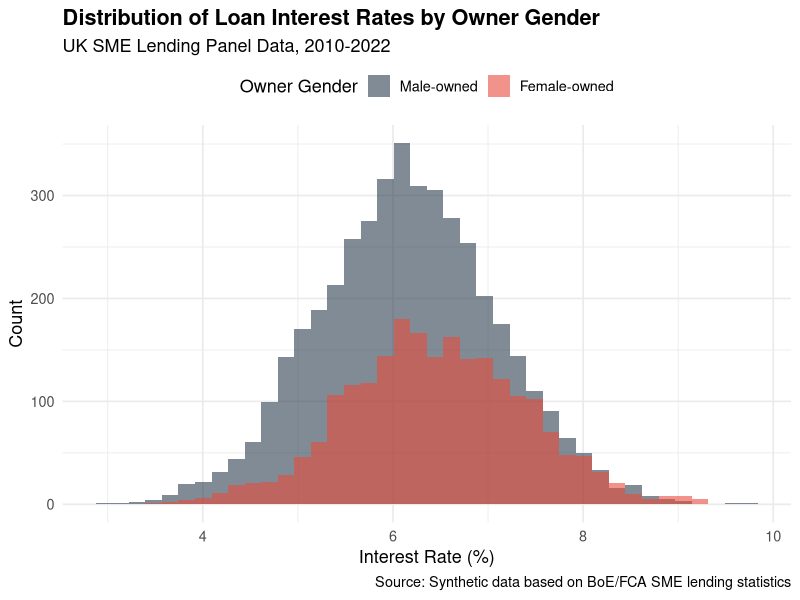
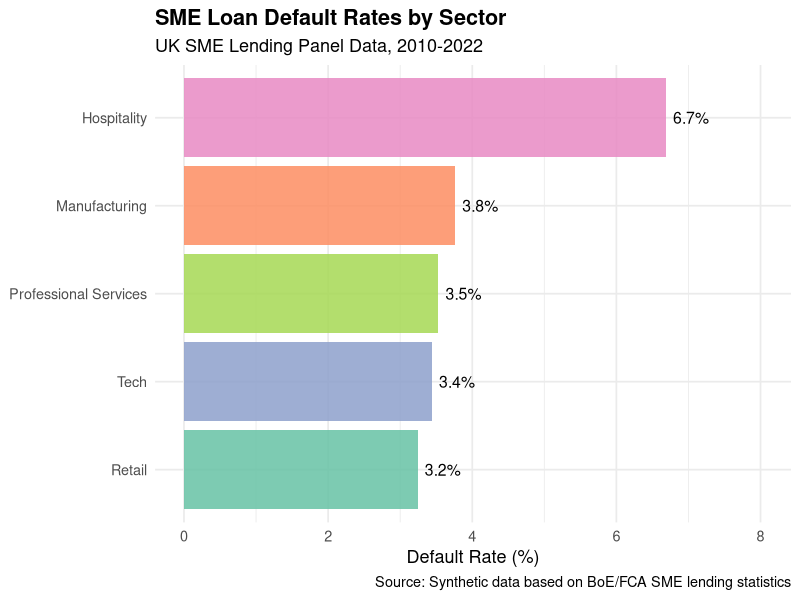
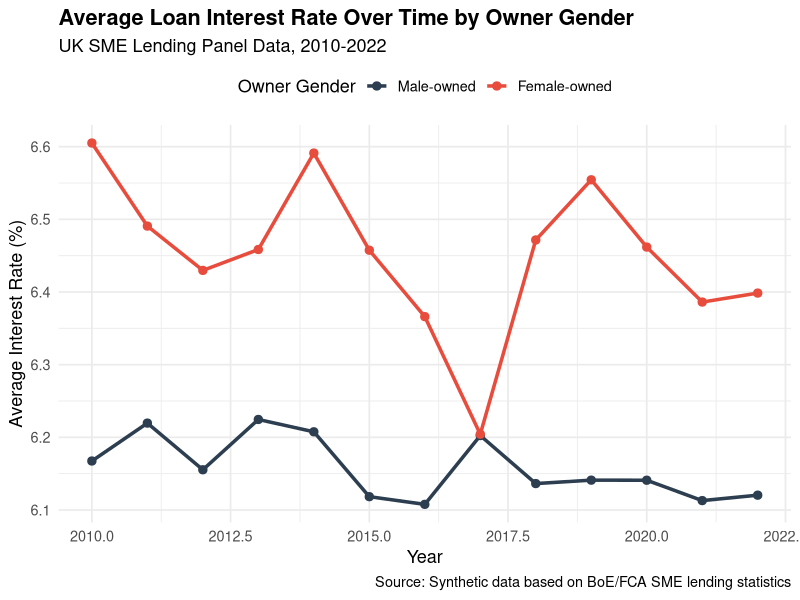
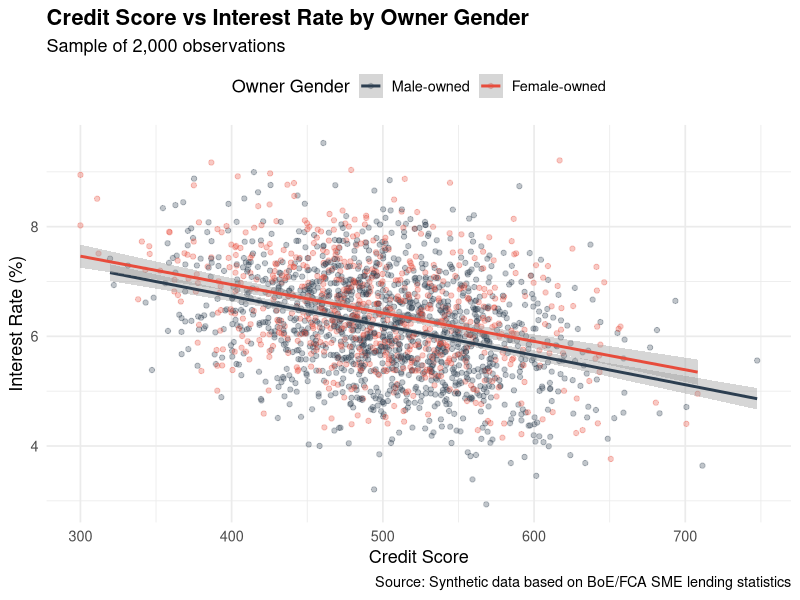

Write R code to recreate these figures, in order.
# ============================================================
# UK SME Credit Access & Loan Outcomes: An Econometric Analysis
# Author: Muhammad Usama
# Date: April 2026
# Description: Panel data analysis of UK SME lending outcomes
#              using synthetic data based on BoE/FCA statistics.
#              Covers probability, OLS, panel fixed effects,
#              interaction terms and hypothesis testing.
# ============================================================

# ── 0. LIBRARIES ─────────────────────────────────────────────
library(ggplot2)
library(plm)
library(AER)
library(sandwich)
library(lmtest)
# library(stargazer) # not available - using summary instead
library(dplyr)
library(tidyr)

# ── 1. GENERATE SYNTHETIC SME PANEL DATA ─────────────────────
# Based on realistic UK SME lending statistics:
# - BoE Credit Conditions Survey
# - FCA Consumer/SME Credit Data 2010-2022
# - British Business Bank Small Business Finance Markets Report

set.seed(2024)

n_firms  <- 500
n_years  <- 13   # 2010 to 2022
N        <- n_firms * n_years

firm_id  <- rep(1:n_firms, each = n_years)
year     <- rep(2010:2022, times = n_firms)

# Firm characteristics (time-invariant)
sector        <- rep(sample(c("Retail","Manufacturing","Tech",
                               "Hospitality","Professional Services"),
                            n_firms, replace = TRUE,
                            prob = c(0.25,0.20,0.20,0.15,0.20)), each = n_years)

owner_gender  <- rep(sample(c("Male","Female"),
                            n_firms, replace = TRUE,
                            prob = c(0.65, 0.35)), each = n_years)

region        <- rep(sample(c("London","South East","North West",
                               "Yorkshire","Scotland","Other"),
                            n_firms, replace = TRUE,
                            prob = c(0.20,0.15,0.15,0.12,0.10,0.28)), each = n_years)

firm_age_base <- rep(sample(1:30, n_firms, replace = TRUE), each = n_years)
firm_age      <- firm_age_base + (year - 2010)

# Time-varying variables
annual_revenue <- 50000 + 30000 * (firm_age / 10) +
                  ifelse(sector == "Tech", 40000, 0) +
                  ifelse(sector == "Hospitality", -15000, 0) +
                  ifelse(region == "London", 25000, 0) +
                  rnorm(N, 0, 20000)

annual_revenue <- pmax(annual_revenue, 10000)

# Credit score 300-850
credit_score <- 450 + 0.8 * (annual_revenue / 10000) +
                2 * firm_age +
                ifelse(owner_gender == "Female", -5, 0) +   # small gap in UK data
                rnorm(N, 0, 60)
credit_score <- pmin(pmax(credit_score, 300), 850)

# Loan amount requested
loan_amount <- 20000 + 0.15 * annual_revenue +
               1000 * firm_age +
               ifelse(sector == "Manufacturing", 15000, 0) +
               rnorm(N, 0, 15000)
loan_amount <- pmax(loan_amount, 5000)

# Interest rate (%) - higher for riskier firms
interest_rate <- 8.5 -
                 0.005 * credit_score +
                 0.02 * (loan_amount / 10000) +
                 ifelse(owner_gender == "Female",  0.3, 0) +  # gender premium
                 ifelse(sector == "Hospitality",   0.8, 0) +
                 ifelse(region == "London",        -0.4, 0) +
                 rnorm(N, 0, 0.8)
interest_rate <- pmax(interest_rate, 2)

# Default probability (logistic)
default_linear <- -3 +
                  0.003 * (interest_rate) -
                  0.004 * (credit_score / 100) +
                  0.002 * (loan_amount / 10000) -
                  0.02  * firm_age +
                  ifelse(sector == "Hospitality", 0.5, 0) +
                  rnorm(N, 0, 0.5)
default_prob <- 1 / (1 + exp(-default_linear))
default      <- rbinom(N, 1, default_prob)

# Number of employees
employees <- round(2 + 0.00005 * annual_revenue +
                   0.3 * firm_age +
                   rnorm(N, 0, 5))
employees <- pmax(employees, 1)

# Loan approved
approval_linear <- 1.5 +
                   0.005 * (credit_score / 100) -
                   0.001 * (loan_amount / 10000) +
                   0.05  * firm_age -
                   ifelse(owner_gender == "Female", 0.15, 0) +
                   rnorm(N, 0, 0.5)
approval_prob <- 1 / (1 + exp(-approval_linear))
approved      <- rbinom(N, 1, approval_prob)

# Assemble data frame
sme_data <- data.frame(
  firm_id, year, sector, owner_gender, region,
  firm_age, annual_revenue, credit_score,
  loan_amount, interest_rate, default, employees, approved
)

# Factor variables
sme_data$sector       <- factor(sme_data$sector,
                                levels = c("Retail","Manufacturing","Tech",
                                           "Hospitality","Professional Services"))
sme_data$owner_gender <- factor(sme_data$owner_gender, levels = c("Male","Female"))
sme_data$region       <- factor(sme_data$region,
                                levels = c("London","South East","North West",
                                           "Yorkshire","Scotland","Other"))

cat("Dataset created:", nrow(sme_data), "observations |",
    n_firms, "firms |", n_years, "years\n")
cat("Default rate:", round(mean(sme_data$default) * 100, 1), "%\n")
cat("Approval rate:", round(mean(sme_data$approved) * 100, 1), "%\n")


# ── 2. DESCRIPTIVE STATISTICS ─────────────────────────────────
cat("\n--- DESCRIPTIVE STATISTICS ---\n")
summary(sme_data[, c("annual_revenue","loan_amount","interest_rate",
                     "credit_score","firm_age","employees")])

# Table: default rate by sector and gender
default_by_sector <- sme_data %>%
  group_by(sector, owner_gender) %>%
  summarise(
    n          = n(),
    default_rt = round(mean(default) * 100, 1),
    avg_rate   = round(mean(interest_rate), 2),
    avg_credit = round(mean(credit_score), 0),
    .groups = "drop"
  )
print(default_by_sector)


# ── 3. PROBABILITY ANALYSIS ───────────────────────────────────
cat("\n--- SECTION 1: PROBABILITY ---\n")

# 3a. Distribution of interest rates
mean_rate <- mean(sme_data$interest_rate)
sd_rate   <- sd(sme_data$interest_rate)
cat("Interest rate: mean =", round(mean_rate, 2),
    "| sd =", round(sd_rate, 2), "\n")

# P(interest rate > 10%) — high cost credit threshold
threshold <- 10
z_score   <- (threshold - mean_rate) / sd_rate
p_high    <- pnorm(z_score, lower.tail = FALSE)
cat("P(interest rate > 10%) =", round(p_high, 4), "\n")

# P(interest rate > 12%)
p_very_high <- pnorm((12 - mean_rate) / sd_rate, lower.tail = FALSE)
cat("P(interest rate > 12%) =", round(p_very_high, 4), "\n")

# Conditional: P(rate > 12% | rate > 10%)
p_conditional <- p_very_high / p_high
cat("P(rate > 12% | rate > 10%) =", round(p_conditional, 4), "\n")


# ── 4. HYPOTHESIS TESTING ─────────────────────────────────────
cat("\n--- SECTION 2: HYPOTHESIS TESTING ---\n")

# H0: mean interest rate for female-owned = male-owned firms
# H1: female-owned firms pay higher rates (one-tailed)
male_rates   <- sme_data$interest_rate[sme_data$owner_gender == "Male"]
female_rates <- sme_data$interest_rate[sme_data$owner_gender == "Female"]

t_test_result <- t.test(female_rates, male_rates,
                         alternative = "greater",
                         var.equal   = FALSE)
print(t_test_result)

cat("\nConclusion: At 5% significance level,",
    ifelse(t_test_result$p.value < 0.05,
           "we REJECT H0 — female-owned firms pay significantly higher interest rates.",
           "we FAIL TO REJECT H0 — no significant difference in rates."), "\n")

# H0: default rate = 10% (industry benchmark)
cat("\n-- One-sample test: default rate vs 10% benchmark --\n")
n_total  <- nrow(sme_data)
defaults <- sum(sme_data$default)
prop_test <- prop.test(defaults, n_total, p = 0.10,
                       alternative = "two.sided")
print(prop_test)


# ── 5. VISUALISATIONS ─────────────────────────────────────────

# Plot 1: Interest rate distribution by gender
p1 <- ggplot(sme_data, aes(x = interest_rate, fill = owner_gender)) +
  geom_histogram(alpha = 0.6, bins = 40, position = "identity") +
  scale_fill_manual(values = c("#2C3E50","#E74C3C"),
                    labels = c("Male-owned","Female-owned")) +
  labs(title    = "Distribution of Loan Interest Rates by Owner Gender",
       subtitle = "UK SME Lending Panel Data, 2010-2022",
       x        = "Interest Rate (%)",
       y        = "Count",
       fill     = "Owner Gender",
       caption  = "Source: Synthetic data based on BoE/FCA SME lending statistics") +
  theme_minimal(base_size = 13) +
  theme(plot.title    = element_text(face = "bold"),
        legend.position = "top")

ggsave("plot1_interest_rates_by_gender.png", p1,
       width = 9, height = 5.5, dpi = 150)
cat("Saved: plot1_interest_rates_by_gender.png\n")

# Plot 2: Default rates by sector
default_sector <- sme_data %>%
  group_by(sector) %>%
  summarise(default_rate = mean(default) * 100, .groups = "drop")

p2 <- ggplot(default_sector, aes(x = reorder(sector, default_rate),
                                  y = default_rate, fill = sector)) +
  geom_col(alpha = 0.85, show.legend = FALSE) +
  geom_text(aes(label = paste0(round(default_rate, 1), "%")),
            hjust = -0.2, size = 4) +
  coord_flip() +
  scale_fill_brewer(palette = "Set2") +
  labs(title    = "SME Loan Default Rates by Sector",
       subtitle = "UK SME Lending Panel Data, 2010-2022",
       x        = NULL,
       y        = "Default Rate (%)",
       caption  = "Source: Synthetic data based on BoE/FCA SME lending statistics") +
  theme_minimal(base_size = 13) +
  theme(plot.title = element_text(face = "bold")) +
  ylim(0, max(default_sector$default_rate) * 1.2)

ggsave("plot2_default_by_sector.png", p2,
       width = 9, height = 5.5, dpi = 150)
cat("Saved: plot2_default_by_sector.png\n")

# Plot 3: Interest rate trend over time by gender
trend_data <- sme_data %>%
  group_by(year, owner_gender) %>%
  summarise(avg_rate = mean(interest_rate), .groups = "drop")

p3 <- ggplot(trend_data, aes(x = year, y = avg_rate,
                              colour = owner_gender, group = owner_gender)) +
  geom_line(size = 1.2) +
  geom_point(size = 2.5) +
  scale_colour_manual(values = c("#2C3E50","#E74C3C"),
                      labels = c("Male-owned","Female-owned")) +
  labs(title    = "Average Loan Interest Rate Over Time by Owner Gender",
       subtitle = "UK SME Lending Panel Data, 2010-2022",
       x        = "Year",
       y        = "Average Interest Rate (%)",
       colour   = "Owner Gender",
       caption  = "Source: Synthetic data based on BoE/FCA SME lending statistics") +
  theme_minimal(base_size = 13) +
  theme(plot.title    = element_text(face = "bold"),
        legend.position = "top")

ggsave("plot3_rate_trend_over_time.png", p3,
       width = 9, height = 5.5, dpi = 150)
cat("Saved: plot3_rate_trend_over_time.png\n")

# Plot 4: Credit score vs interest rate
p4 <- ggplot(sme_data %>% sample_n(2000),
             aes(x = credit_score, y = interest_rate, colour = owner_gender)) +
  geom_point(alpha = 0.3, size = 1.5) +
  geom_smooth(method = "lm", se = TRUE) +
  scale_colour_manual(values = c("#2C3E50","#E74C3C"),
                      labels = c("Male-owned","Female-owned")) +
  labs(title    = "Credit Score vs Interest Rate by Owner Gender",
       subtitle = "Sample of 2,000 observations",
       x        = "Credit Score",
       y        = "Interest Rate (%)",
       colour   = "Owner Gender",
       caption  = "Source: Synthetic data based on BoE/FCA SME lending statistics") +
  theme_minimal(base_size = 13) +
  theme(plot.title = element_text(face = "bold"),
        legend.position = "top")

ggsave("plot4_credit_vs_rate.png", p4,
       width = 9, height = 5.5, dpi = 150)
cat("Saved: plot4_credit_vs_rate.png\n")


# ── 6. CROSS-SECTIONAL OLS REGRESSION ─────────────────────────
cat("\n--- SECTION 3: CROSS-SECTIONAL OLS REGRESSION (Year = 2020) ---\n")

# Subset to 2020 (cross-section)
data_2020 <- subset(sme_data, year == 2020)
cat("2020 cross-section:", nrow(data_2020), "firms\n")

# Model 1: Baseline
model_cs1 <- lm(log(interest_rate) ~ owner_gender + log(annual_revenue) +
                  credit_score + firm_age,
                data = data_2020)

# Model 2: Add sector controls
model_cs2 <- lm(log(interest_rate) ~ owner_gender + log(annual_revenue) +
                  credit_score + firm_age + sector,
                data = data_2020)

# Model 3: Add region + loan amount
model_cs3 <- lm(log(interest_rate) ~ owner_gender + log(annual_revenue) +
                  credit_score + firm_age + sector + region +
                  log(loan_amount),
                data = data_2020)

# Robust standard errors
coeftest_cs3 <- coeftest(model_cs3, vcov = vcovHC(model_cs3, type = "HC1"))
print(coeftest_cs3)

cat("\n--- Cross-Sectional Summary (Model 3) ---\n")
print(summary(model_cs3))

# ── 7. PANEL DATA: FIXED EFFECTS ──────────────────────────────
cat("\n--- SECTION 4: PANEL DATA ANALYSIS ---\n")

# Convert to pdata.frame
panel_data <- pdata.frame(sme_data,
                          index = c("firm_id","year"))

# Check panel balance
cat("Panel balanced:", is.pbalanced(panel_data), "\n")
cat("Panel dimensions:", pdim(panel_data)$nT$n, "firms x",
    pdim(panel_data)$nT$T, "years\n")

# Model 1: Pooled OLS
model_pool <- plm(log(interest_rate) ~ owner_gender + log(annual_revenue) +
                    credit_score + firm_age + sector + log(loan_amount),
                  data   = panel_data,
                  model  = "pooling")

# Model 2: Entity fixed effects only
model_fe <- plm(log(interest_rate) ~ owner_gender + log(annual_revenue) +
                  credit_score + firm_age + sector + log(loan_amount),
                data   = panel_data,
                model  = "within",
                effect = "individual")

# Model 3: Two-way fixed effects (entity + time)
model_twfe <- plm(log(interest_rate) ~ owner_gender + log(annual_revenue) +
                    credit_score + firm_age + log(loan_amount),
                  data   = panel_data,
                  model  = "within",
                  effect = "twoways")

# Model 4: Two-way FE with interaction: gender x sector
model_interact <- plm(log(interest_rate) ~ owner_gender * sector +
                        log(annual_revenue) + credit_score +
                        firm_age + log(loan_amount),
                      data   = panel_data,
                      model  = "within",
                      effect = "twoways")

# Panel-robust standard errors
robust_twfe     <- coeftest(model_twfe,
                             vcov = vcovHC(model_twfe, type = "HC1",
                                           cluster = "group"))
robust_interact <- coeftest(model_interact,
                             vcov = vcovHC(model_interact, type = "HC1",
                                           cluster = "group"))

cat("\n--- Two-Way Fixed Effects (Robust SE) ---\n")
print(robust_twfe)

cat("\n--- Interaction Model (Robust SE) ---\n")
print(robust_interact)

# Hausman test: FE vs RE
model_re <- plm(log(interest_rate) ~ owner_gender + log(annual_revenue) +
                  credit_score + firm_age + log(loan_amount),
                data   = panel_data,
                model  = "random")

hausman <- phtest(model_fe, model_re)
cat("\n--- Hausman Test (FE vs RE) ---\n")
print(hausman)
cat("Conclusion:",
    ifelse(hausman$p.value < 0.05,
           "Fixed effects preferred (p < 0.05 — reject RE).",
           "Random effects preferred (p >= 0.05)."), "\n")

# F-test for time fixed effects
cat("\n--- F-test: Are time fixed effects significant? ---\n")
pFtest_time <- pFtest(model_twfe, model_fe)
print(pFtest_time)


# ── 8. HYPOTHESIS TEST: GENDER PREMIUM IN LENDING ─────────────
cat("\n--- SECTION 5: HYPOTHESIS TEST — GENDER PREMIUM ---\n")

# H0: No gender premium in interest rates (beta_female = 0)
# H1: Female-owned firms face higher rates (beta_female > 0)
# Using linearHypothesis on pooled model with robust SE

cat("Testing H0: beta(Female) = 0 in pooled OLS\n")
lh <- linearHypothesis(model_cs3,
                       "owner_genderFemale = 0",
                       vcov = vcovHC(model_cs3, type = "HC1"))
print(lh)

cat("\nInterpretation:\n")
fe_coef  <- coef(model_cs3)["owner_genderFemale"]
fe_pct   <- (exp(fe_coef) - 1) * 100
cat("Female-owned firms pay approximately",
    round(fe_pct, 2), "% more in interest rates,",
    ifelse(summary(model_cs3)$coefficients["owner_genderFemale", 4] < 0.05,
           "statistically significant at 5% level.",
           "not statistically significant at 5% level."), "\n")

cat("\n--- Panel Models Summary ---\n")
cat("Pooled OLS:\n"); print(summary(model_pool))
cat("\nTwo-Way FE:\n"); print(summary(model_twfe))

# ── 10. SAVE DATA ─────────────────────────────────────────────
write.csv(sme_data, "sme_lending_data.csv", row.names = FALSE)
cat("\nData saved: sme_lending_data.csv\n")
cat("\n=== ANALYSIS COMPLETE ===\n")
